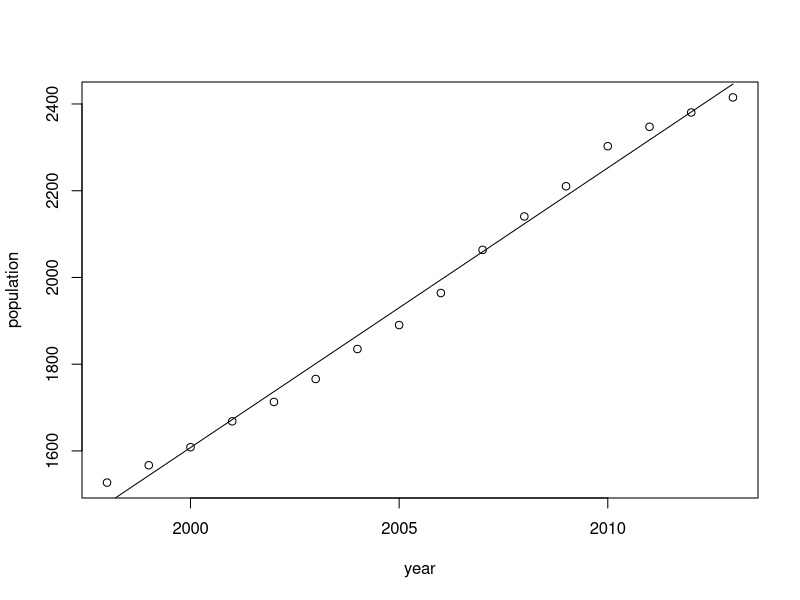
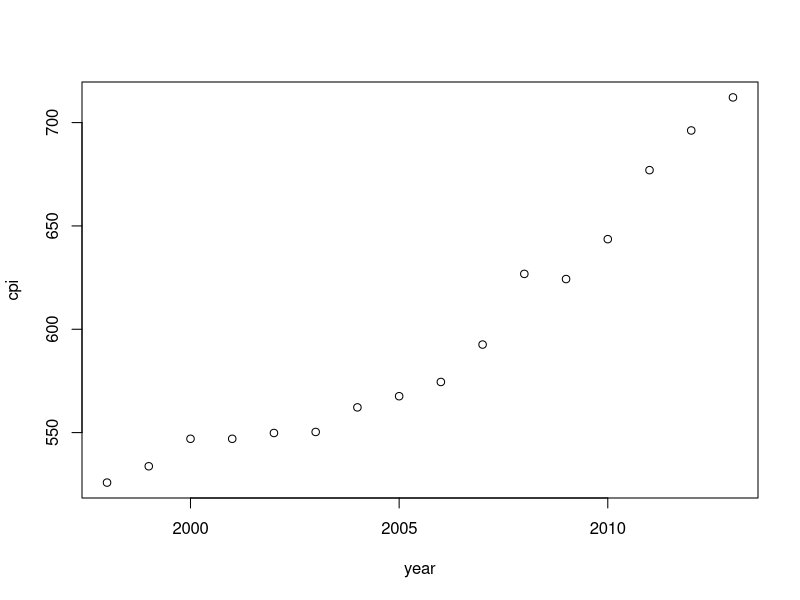

Here is the R script that generated these plots, in order: (Note: this script raises an error after producing the figures.)
data <- data.frame(read.csv("dataEN.csv"));


# å»ºç«‹å¤šå…ƒçº¿æ€§å›žå½?
lm <- lm(price~.,data=data);
# åŽ»é™¤å¹´ç³»æ•?
lm <- update(lm,price~.-year);
# é€æ¥å›žå½’
step(lm);
# æ–°å›žå½’æ¨¡åž?
lm.new <- step(lm);
# åŽ»æŽ‰æ˜¾è‘—æ€§ä¸æ˜Žæ˜¾çš„ç³»æ•?
lm.price <- update(lm.new,price~.-graduate);

# Call:
# lm(formula = price ~ CPI + RPI + population + estateSum + completionArea, 
#     data = data)

# Residuals:
#     Min      1Q  Median      3Q     Max 
# -552.13 -318.41  -94.15  168.37  939.06 

# Coefficients:
#                  Estimate Std. Error t value Pr(>|t|)    
# (Intercept)    -3.502e+04  7.469e+03  -4.688 0.000857 ***
# CPI            -3.910e+01  1.911e+01  -2.046 0.067946 .  
# RPI             7.248e+01  1.501e+01   4.829 0.000693 ***
# population      2.017e+01  2.373e+00   8.499 6.91e-06 ***
# estateSum       3.663e+00  9.741e-01   3.760 0.003723 ** 
# completionArea -1.190e+00  2.616e-01  -4.551 0.001057 ** 
# ---
# Signif. codes:  0 Ã¢â‚??***Ã¢â‚?? 0.001 Ã¢â‚??**Ã¢â‚?? 0.01 Ã¢â‚??*Ã¢â‚?? 0.05 Ã¢â‚??.Ã¢â‚?? 0.1 Ã¢â‚?? Ã¢â‚?? 1

# Residual standard error: 551.5 on 10 degrees of freedom
# Multiple R-squared:  0.9967,	Adjusted R-squared:  0.995 
# F-statistic: 599.4 on 5 and 10 DF,  p-value: 4.752e-12

# å•ä¸€å˜é‡é¢„æµ‹
# äººå£
year <- c(data$year);
population <- c(data$population);
lm.people <- lm(population~year);
plot(year,population);
lines(year,fitted(lm.people));
predict(lm.people,data.frame(year=2014))

#cpi
cpi <- c(data$CPI)
plot(year,cpi);
lm.cpi <- lm(dpi~year^2);
lines(year,fitted(lm.cpi));
lm.cpi <- update(lm.cpi,cpi~.+I(year^2));
plot(year,cpi);
lines(year,fitted(lm.cpi));

#rpi
rpi <- c(data$RPI);
plot(year,rpi)
lm.rpi <- lm(rpi~year)
lm.rpi <- update(lm.rpi,rpi~.+I(year^2))
lines(year,fitted(lm.rpi))

#estateSum
sum <- c(data$estateSum)
plot(year,sum)
lm.sum <- glm(sum~year)
lines(year,fitted(lm.sum))
m.sum <- update(lm.sum,sum~.+I(year^2))
plot(year,sum)
lines(year,fitted(lm.sum))

#area
area <- c(5068,3828,2970,2776,2913,2838,2698)
areaYear <- c(2007,2008,2009,2010,2011,2012,2013)
lm.area <- lm(area~areaYear)
lm.area <- update(lm.area,.~.+I(areaYear^2))
plot(areaYear,area)
lines(areaYear,fitted(lm.area))

#repeat
area <- data$completionArea
lm.price <- lm(price~cpi+rpi+population+sum+area)
summary(lm.price)
